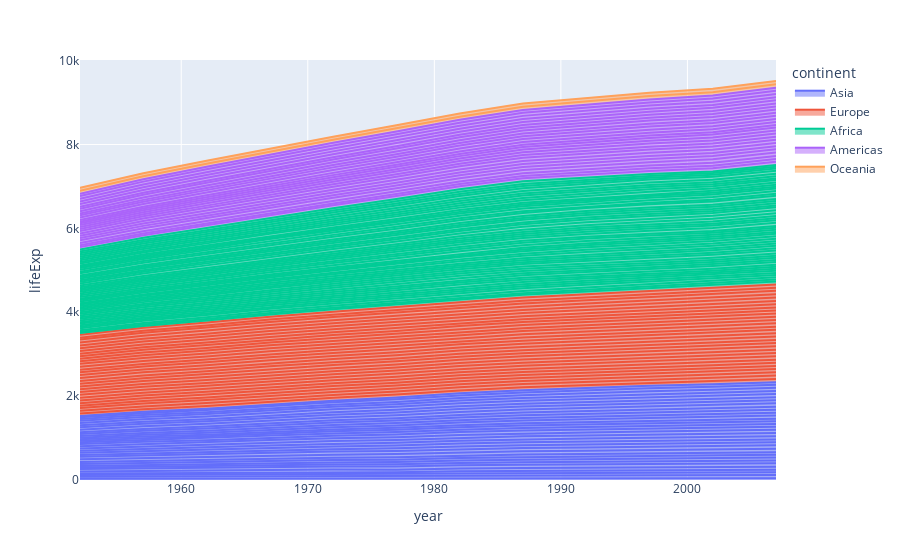

The notebook cell saved with this chart:
### Code cell
fig = px.area(data_plotly,x='year',y='lifeExp',line_group='country',color='continent',hover_name='country')
fig.show()
